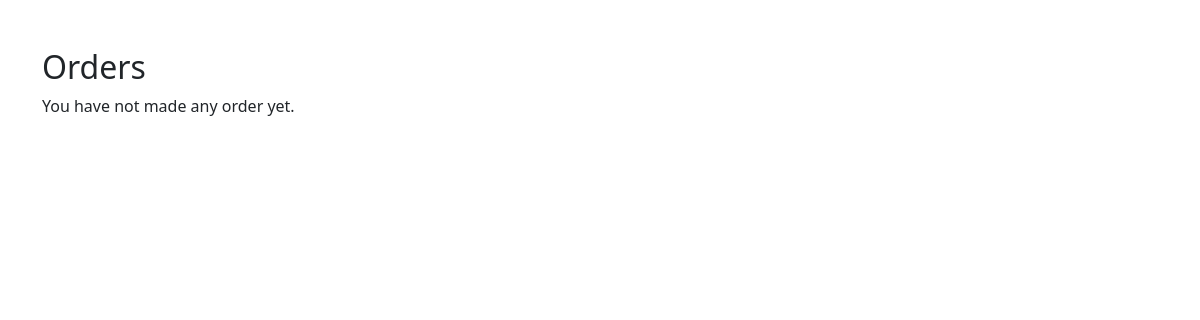
The page /orders/ (signed in) on the database as committed earlier.
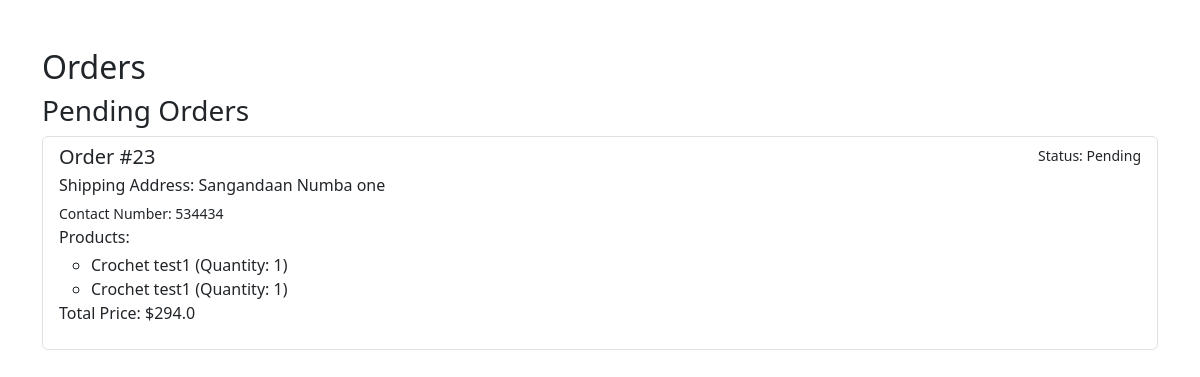
The same page on the database as committed later.
### main/models.py (models this page shows, shortened)
class Order(models.Model):
    user = models.ForeignKey(MyUser, on_delete=models.CASCADE, related_name='orders')
    STATUS_CHOICES = (
        ('Pending', 'Pending'),
        ('Shipped', 'Shipped'),
        ('Delivered', 'Delivered'),
        ('Cancelled', 'Cancelled'),
    )
    status = models.CharField(max_length=20, choices=STATUS_CHOICES, default='Pending')
    contact_number = models.CharField(max_length=20, null=True, blank=True)
    shipping_address = models.TextField(null=False)
    created = models.DateField(auto_now_add=True)
    total_price = models.FloatField(null=True)

class OrderItem(models.Model):
    order = models.ForeignKey(Order, on_delete=models.CASCADE)
    product = models.ForeignKey(Product, on_delete=models.CASCADE)
    quantity = models.PositiveIntegerField()
    additional_notes = models.TextField(null=True)

class Product(models.Model):
    CATEGORY_CHOICES = (
        ('Audio', 'Audio'),
        ('Home', 'Home'),
        ('Accessories', 'Accessories'),
    )
    name = models.CharField(max_length=255)
    price = models.FloatField()
    image1 = models.ImageField(upload_to='product_images/', blank=True, null=True)
    image2 = models.ImageField(upload_to='product_images/', blank=True, null=True)
    image3 = models.ImageField(upload_to='product_images/', blank=True, null=True)
    description = models.TextField()
    category = models.CharField(max_length=20, choices=CATEGORY_CHOICES)

### main/views.py (the view)
# urls.py: path('orders/', views.orders, name="orders"),
@login_required
def orders(request):
    user_orders = Order.objects.filter(user=request.user)
    pending_orders = user_orders.filter(status='Pending')
    shipped_orders = user_orders.filter(status='Shipped')
    delivered_orders = user_orders.filter(status='Delivered')
    cancelled_orders = user_orders.filter(status='Cancelled')
    context = {
        'pending_orders': pending_orders,
        'shipped_orders': shipped_orders,
        'delivered_orders': delivered_orders,
        'cancelled_orders': cancelled_orders,
    }
    return render(request, 'orders.html', context)

### templates/orders.html (shortened to what this page needs)
{% load static %}
<!DOCTYPE html>
<html lang="en">
<head>
    <link rel="stylesheet" href="{% static 'css/bootstrap.css' %}">
</head>
<body>
    <div class="container-lg mt-5">
        <h2>Orders</h2>
        {% if pending_orders %}
        <h3>Pending Orders</h3>
        <ul class="list-group">
            {% for order in pending_orders %}
            <li class="list-group-item">
                <div class="d-flex w-100 justify-content-between">
                    <h5 class="mb-1">Order #{{ order.id }}</h5>
                    <small>Status: {{ order.status }}</small>
                </div>
                <p class="mb-1">Shipping Address: {{ order.shipping_address }}</p>
                <small>Contact Number: {{ order.contact_number }}</small>
                <p class="mb-1">Products:</p>
                <ul>
                    {% for order_item in order.orderitem_set.all %}
                        <li>{{ order_item.product.name }} (Quantity: {{ order_item.quantity }})</li>
                    {% endfor %}
                </ul>
                <p>Total Price: ${{ order.total_price }}</p>
            </li>
            {% endfor %}
        </ul>
        {% endif %}
        {% if not pending_orders and not shipped_orders and not delivered_orders and not cancelled_orders %}
            <p>You have not made any order yet.</p>
        {% endif %}
    </div>
</body>
</html>

Rows that differ between the two databases and show on the page:
added Order: id "23", status "Pending", shipping_address "Sangandaan Numba one", contact_number "534434", total_price "294.0"
added OrderItem: product.name "Crochet test1", quantity "1"
added OrderItem: product.name "Crochet test1", quantity "1"
Other text that changed with them:
text no longer shown: "You have not made any order yet."
text now shown: "Pending Orders"
